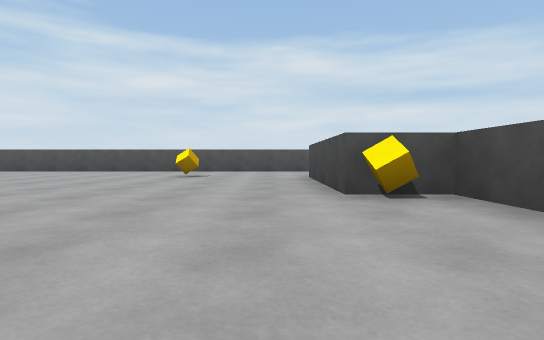
[1] (above)

13 first-person views from a walk through a 3-D level made in the Unity game engine. The camera is 0.58 m above the floor, tilts 2° down and sees 80° across. The floor is counted in squares, 2 m on a side. Each view is taken from the middle of a square. On the plan, view 1 faces up. The plan holds only what a view shows up to about 9 squares ahead; the rest is blank. The player character is not drawn.

[2]
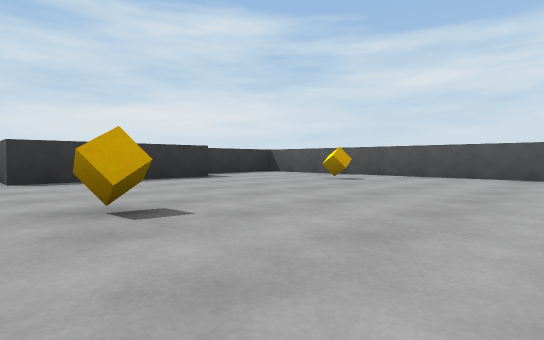

[3]
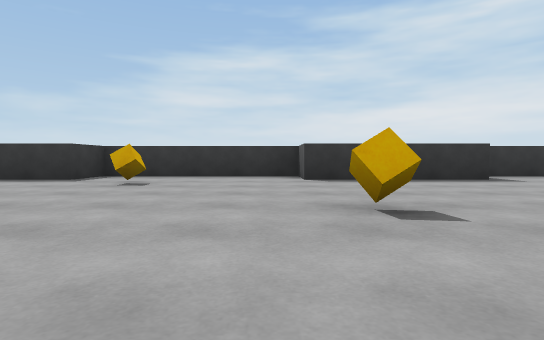

[4]
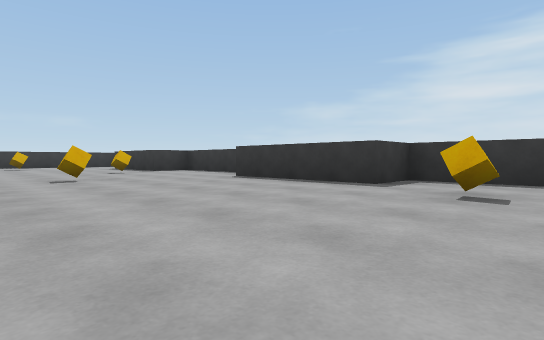

[5]
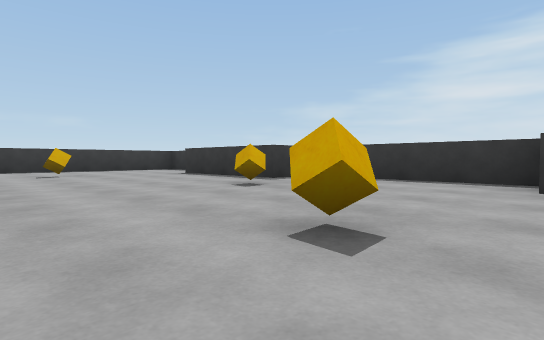

[6]
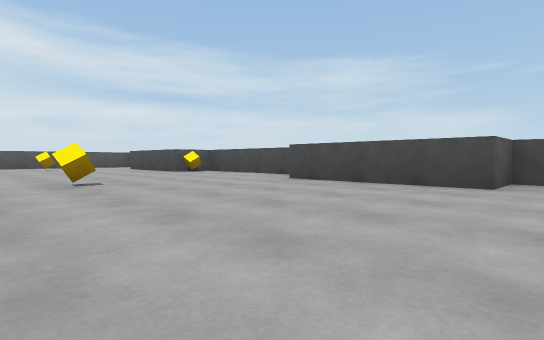

[7]
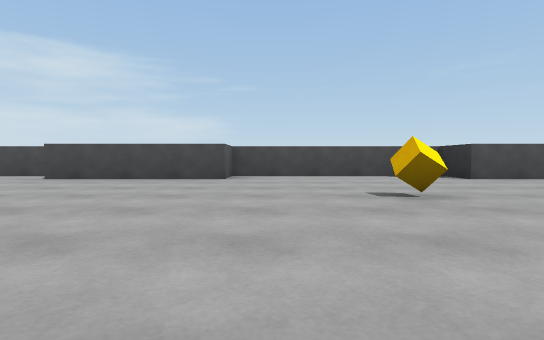

[8]
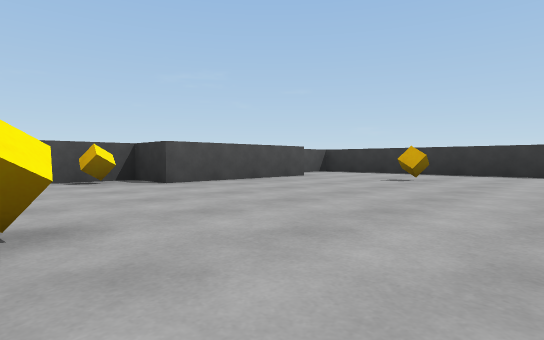

[9]
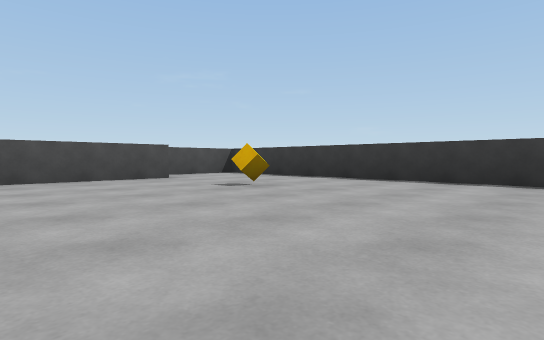

[10]
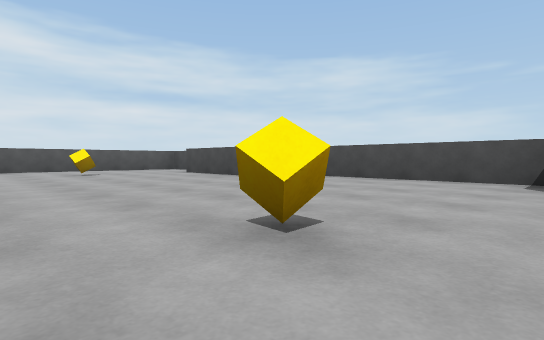

[11]
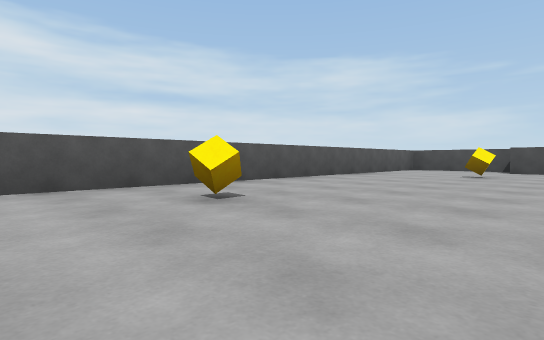

[12]
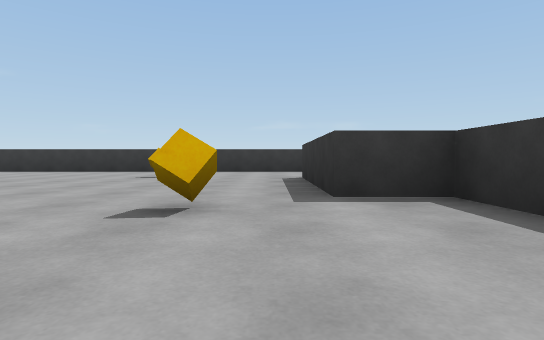

[13]
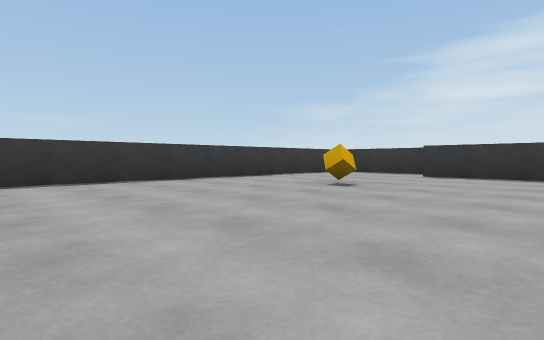

### Floor plan
Points are (right, up) in squares from view 1. A wall is a line through its corners. A room is listed if a view was taken in it or the views show most of it. See-through windows are left out.
Room 1 (views 1, 2, 3, 4, 5, 6, 7, 8, 9, 10, 11, 12, 13)
walls: (-8.4, -3.4) (-8.4, -6.4) (-7.5, -6.4) (-7.5, -9); (1.5, -0.6) (1.5, 2.6) (0.6, 2.6) (0.6, 5.2); (-7.5, 5) (-7.5, 2.4) (-8.4, 2.4) (-8.4, -0.8) (-7.5, -0.8) (-7.5, -3.4); (-8.4, -9.2) (-8.4, -11.3) (1.5, -11.3) (1.5, -9.8); (0.6, -9.4) (0.6, -6.8) (1.5, -6.8) (1.5, -3.3) (0.6, -3.3) (0.6, -0.8); (1.5, 5.2) (1.5, 7.3) (-8.4, 7.3) (-8.4, 5.5)
objects: cube (-7, -6); cube (-7, 0); cube (-6, 6); cube (-5, -9); cube (-5, -4); cube (-5, 3); cube (-2, -5); cube (-2, 0); cube (-1, -9); cube (-1, 5); cube (1, -6); cube (1, 2)

Where each view was taken, in squares from view 1:
view 1: 0 up, 0 right, facing up
view 2: 2 up, 3 left, facing up-left
view 3: 2 up, 3 left, facing left
view 4: 1 up, 4 left, facing down-left
view 5: 3 down, 4 left, facing down-left
view 6: 4 down, 3 left, facing up-right
view 7: 4 down, 4 left, facing right
view 8: 5 down, 3 left, facing down-right
view 9: 7 down, 4 left, facing down-right
view 10: 1 down, 3 left, facing up-right
view 11: 4 up, 7 left, facing up-right
view 12: 4 down, 7 left, facing down
view 13: 7 down, 2 left, facing down-left
